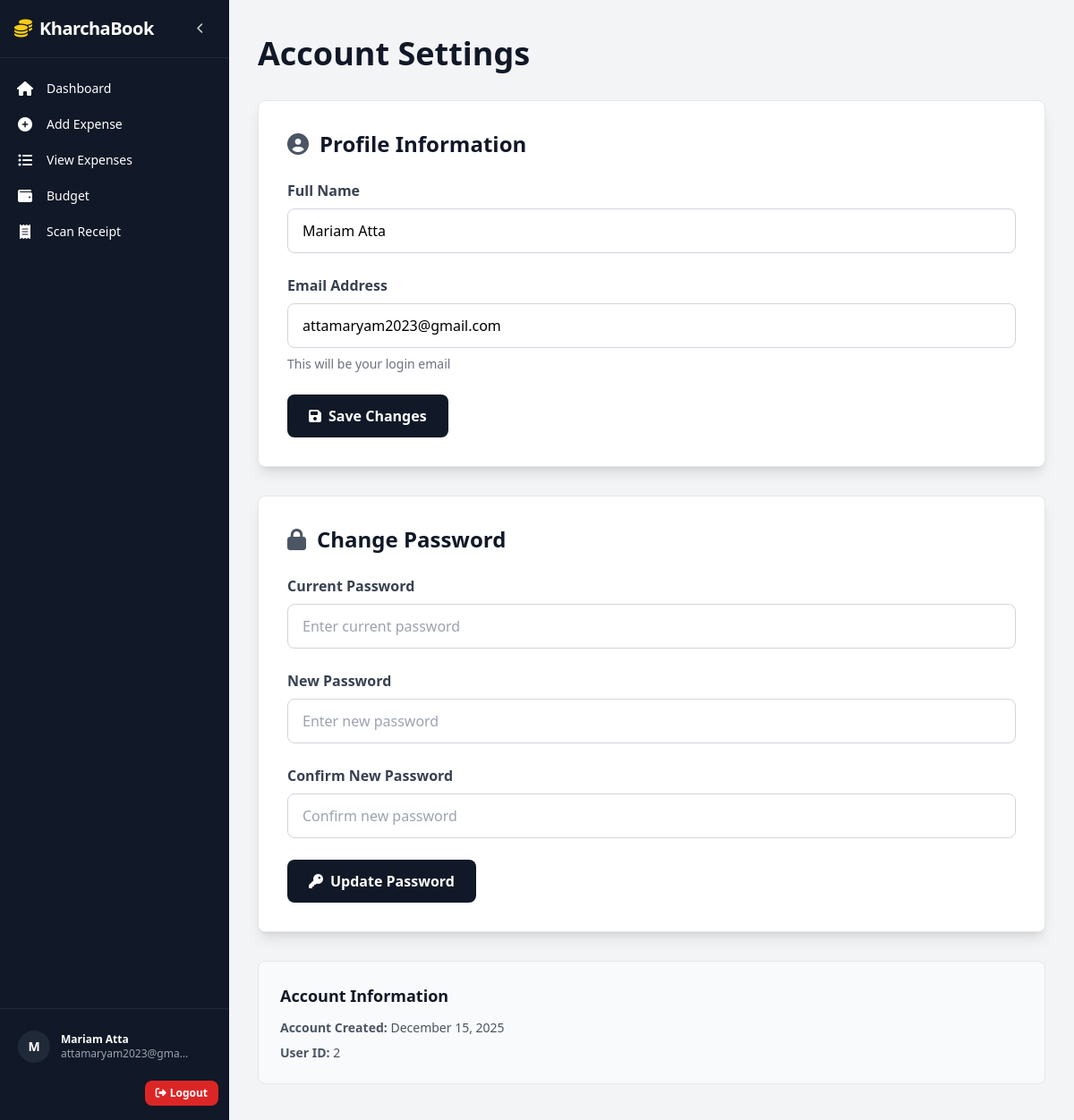
The page /profile (signed in) on the database its author committed.
### app.py (models this page shows)
class User(UserMixin, db.Model):
    id = db.Column(db.Integer, primary_key=True)
    name = db.Column(db.String(100), nullable=False)
    email = db.Column(db.String(100), unique=True, nullable=False)
    password = db.Column(db.String(200), nullable=False)
    created_at = db.Column(db.DateTime, default=datetime.utcnow)
    expenses = db.relationship('Expense', backref='user', lazy=True)
    budgets = db.relationship('Budget', backref='user', lazy=True)

### app.py (the view)
@app.route('/profile')
@login_required
def profile():
    return render_template('profile.html')

### app.py (called while the page is built)
@login_manager.user_loader
def load_user(user_id):
    return User.query.get(int(user_id))

### templates/profile.html
{% extends "base.html" %}
{% block content %}
<div class="max-w-4xl mx-auto">
    <h1 class="text-4xl font-bold mb-8 text-gray-900">Account Settings</h1>
    <div class="grid grid-cols-1 gap-8">
        <div class="bg-white rounded-lg shadow-lg p-8 border border-gray-200">
            <h2 class="text-2xl font-bold text-gray-900 mb-6 flex items-center">
                <i class="fas fa-user-circle mr-3 text-gray-600"></i>
                Profile Information
            </h2>
            <form method="POST" action="{{ url_for('update_profile') }}" class="space-y-6">
                <div>
                    <label class="block text-gray-700 font-semibold mb-2">Full Name</label>
                    <input type="text" name="name" value="{{ current_user.name }}" required
                           class="w-full px-4 py-3 border border-gray-300 rounded-lg focus:outline-none focus:border-gray-900 transition">
                </div>
                <div>
                    <label class="block text-gray-700 font-semibold mb-2">Email Address</label>
                    <input type="email" name="email" value="{{ current_user.email }}" required
                           class="w-full px-4 py-3 border border-gray-300 rounded-lg focus:outline-none focus:border-gray-900 transition">
                    <p class="text-gray-500 text-sm mt-2">This will be your login email</p>
                </div>
                <button type="submit"
                        class="bg-gray-900 text-white px-6 py-3 rounded-lg hover:bg-gray-800 font-semibold transition">
                    <i class="fas fa-save mr-2"></i>Save Changes
                </button>
            </form>
        </div>
        <div class="bg-white rounded-lg shadow-lg p-8 border border-gray-200">
            <h2 class="text-2xl font-bold text-gray-900 mb-6 flex items-center">
                <i class="fas fa-lock mr-3 text-gray-600"></i>
                Change Password
            </h2>
            <form method="POST" action="{{ url_for('change_password') }}" class="space-y-6">
                <div>
                    <label class="block text-gray-700 font-semibold mb-2">Current Password</label>
                    <input type="password" name="current_password" required
                           class="w-full px-4 py-3 border border-gray-300 rounded-lg focus:outline-none focus:border-gray-900 transition"
                           placeholder="Enter current password">
                </div>
                <div>
                    <label class="block text-gray-700 font-semibold mb-2">New Password</label>
                    <input type="password" name="new_password" required
                           class="w-full px-4 py-3 border border-gray-300 rounded-lg focus:outline-none focus:border-gray-900 transition"
                           placeholder="Enter new password">
                </div>
                <div>
                    <label class="block text-gray-700 font-semibold mb-2">Confirm New Password</label>
                    <input type="password" name="confirm_password" required
                           class="w-full px-4 py-3 border border-gray-300 rounded-lg focus:outline-none focus:border-gray-900 transition"
                           placeholder="Confirm new password">
                </div>
                <button type="submit"
                        class="bg-gray-900 text-white px-6 py-3 rounded-lg hover:bg-gray-800 font-semibold transition">
                    <i class="fas fa-key mr-2"></i>Update Password
                </button>
            </form>
        </div>
        <div class="bg-gray-50 rounded-lg p-6 border border-gray-200">
            <h3 class="text-lg font-semibold text-gray-900 mb-3">Account Information</h3>
            <div class="space-y-2 text-sm text-gray-600">
                <p><strong>Account Created:</strong> {{ current_user.created_at.strftime('%B %d, %Y') }}</p>
                <p><strong>User ID:</strong> {{ current_user.id }}</p>
            </div>
        </div>
    </div>
</div>
{% endblock %}

### templates/base.html (shortened to what this page needs)
<!DOCTYPE html>
<html lang="en">
<head>
    <script src="https://cdn.tailwindcss.com"></script>
    <link rel="stylesheet"
          href="https://cdnjs.cloudflare.com/ajax/libs/font-awesome/6.4.0/css/all.min.css">
</head>
<body class="bg-gray-100">
{% if current_user.is_authenticated %}
<div x-data="{ collapsed: false }" class="h-screen flex overflow-hidden">
    <aside :class="collapsed ? 'w-16' : 'w-64'"
           class="bg-gray-900 text-white flex flex-col transition-all duration-200">
        <div class="px-4 py-4 border-b border-gray-800 flex items-center justify-between">
            <div class="flex items-center space-x-2">
                <i class="fas fa-coins text-xl text-yellow-400"></i>
                <h1 x-show="!collapsed" class="text-xl font-bold tracking-tight">KharchaBook</h1>
            </div>
            <button @click="collapsed = !collapsed"
                    class="w-8 h-8 flex items-center justify-center rounded-full hover:bg-gray-800 text-gray-300 text-xs">
                <i :class="collapsed ? 'fas fa-chevron-right' : 'fas fa-chevron-left'"></i>
            </button>
        </div>
        <nav class="flex-1 px-2 py-4 space-y-1 overflow-y-auto">
            <a href="{{ url_for('dashboard') }}"
               class="flex items-center px-2 py-2 rounded-lg hover:bg-gray-800
                      {% if request.endpoint == 'dashboard' %}bg-gray-800{% endif %}">
                <i class="fas fa-home w-6 text-center"></i>
                <span x-show="!collapsed" class="ml-3 text-sm">Dashboard</span>
            </a>
            <a href="{{ url_for('add_expense') }}"
               class="flex items-center px-2 py-2 rounded-lg hover:bg-gray-800
                      {% if request.endpoint == 'add_expense' %}bg-gray-800{% endif %}">
                <i class="fas fa-plus-circle w-6 text-center"></i>
                <span x-show="!collapsed" class="ml-3 text-sm">Add Expense</span>
            </a>
            <a href="{{ url_for('view_expenses') }}"
               class="flex items-center px-2 py-2 rounded-lg hover:bg-gray-800
                      {% if request.endpoint == 'view_expenses' %}bg-gray-800{% endif %}">
                <i class="fas fa-list-ul w-6 text-center"></i>
                <span x-show="!collapsed" class="ml-3 text-sm">View Expenses</span>
            </a>
            <a href="{{ url_for('budget') }}"
               class="flex items-center px-2 py-2 rounded-lg hover:bg-gray-800
                      {% if request.endpoint == 'budget' %}bg-gray-800{% endif %}">
                <i class="fas fa-wallet w-6 text-center"></i>
                <span x-show="!collapsed" class="ml-3 text-sm">Budget</span>
            </a>
            <a href="{{ url_for('scan_receipt') }}"
   class="flex items-center px-2 py-2 rounded-lg hover:bg-gray-800
          {% if request.endpoint == 'scan_receipt' %}bg-gray-800{% endif %}">
    <i class="fas fa-receipt w-6 text-center"></i>
    <span x-show="!collapsed" class="ml-3 text-sm">Scan Receipt</span>
</a>
        </nav>
        <div class="px-3 py-4 border-t border-gray-800">
            <a href="{{ url_for('profile') }}"
               class="flex items-center space-x-3 mb-3 hover:bg-gray-800 px-2 py-2 rounded-lg">
                <div class="w-9 h-9 rounded-full bg-gray-800 flex items-center justify-center">
                    <span class="text-sm font-semibold">
                        {{ current_user.name[:1] | upper }}
                    </span>
                </div>
                <div x-show="!collapsed" class="text-xs">
                    <p class="font-semibold">{{ current_user.name }}</p>
                    <p class="text-gray-400 truncate max-w-[9rem]">{{ current_user.email }}</p>
                </div>
            </a>
            <div class="flex justify-end">
                <a href="{{ url_for('logout') }}"
                   class="inline-flex items-center text-xs bg-red-600 hover:bg-red-500 px-3 py-1.5 rounded-lg font-semibold">
                    <i class="fas fa-sign-out-alt mr-1"></i>
                    <span x-show="!collapsed">Logout</span>
                </a>
            </div>
        </div>
    </aside>
    <main class="flex-1 overflow-y-auto">
        <div class="px-8 pt-6">
        </div>
        <div class="px-8 py-4 pb-10">
            {% block content %}{% endblock %}
        </div>
    </main>
</div>
{% endif %}
</body>
</html>

### rows shown on the page
User: name "M", name "Mariam Atta", email "attamaryam2023@gma…", email "attamaryam2023@gmail.com", created_at "December 15, 2025", id "2"
